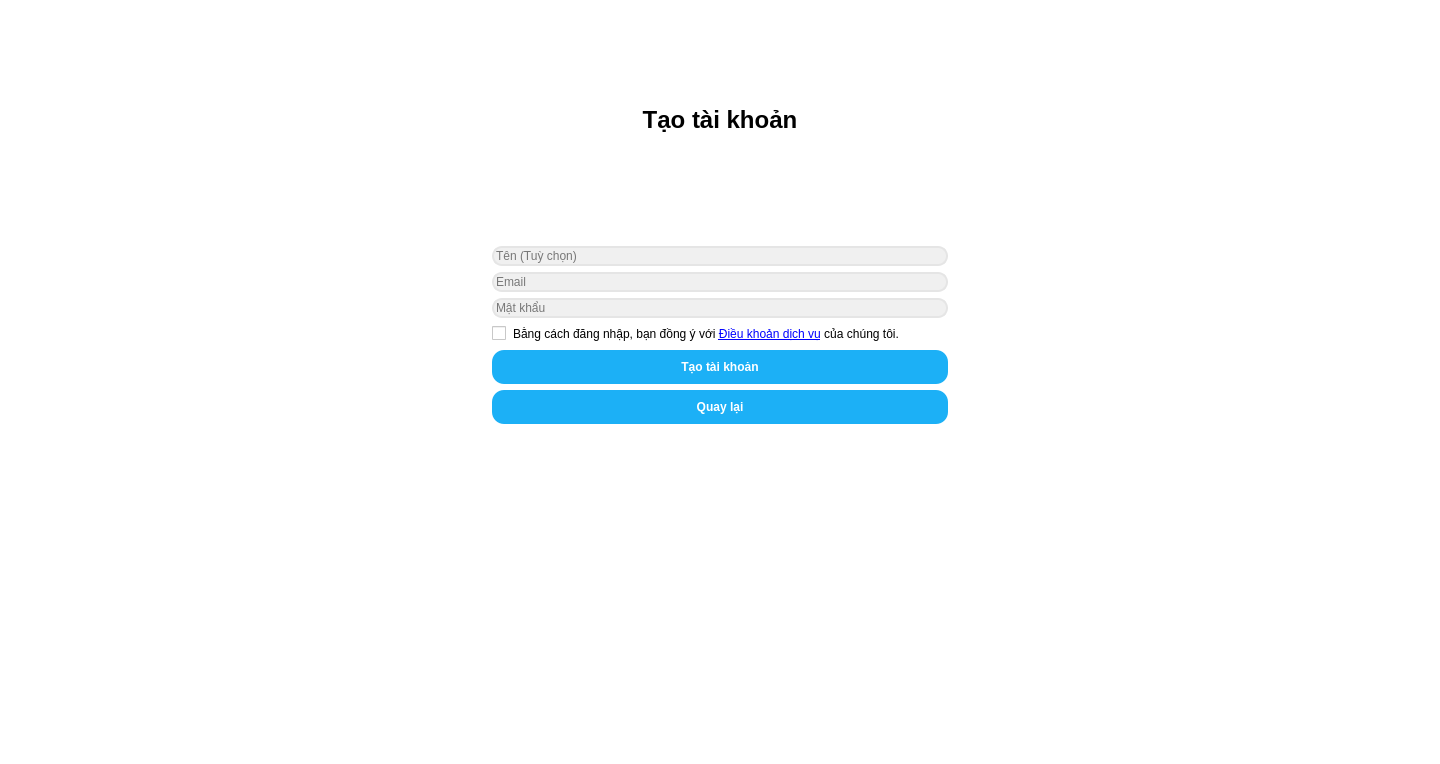
<?xml version="1.0" encoding="UTF-8"?>
<ui version="4.0">
 <class>MainWindow</class>
 <widget class="QMainWindow" name="MainWindow">
  <property name="geometry">
   <rect>
    <x>0</x>
    <y>0</y>
    <width>1440</width>
    <height>764</height>
   </rect>
  </property>
  <property name="windowTitle">
   <string>MainWindow</string>
  </property>
  <property name="styleSheet">
   <string notr="true"> background-color:rgb(255, 255, 255)</string>
  </property>
  <widget class="QWidget" name="centralwidget">
   <layout class="QGridLayout" name="gridLayout">
    <item row="1" column="0">
     <spacer name="horizontalSpacer">
      <property name="orientation">
       <enum>Qt::Horizontal</enum>
      </property>
      <property name="sizeHint" stdset="0">
       <size>
        <width>40</width>
        <height>20</height>
       </size>
      </property>
     </spacer>
    </item>
    <item row="2" column="1">
     <spacer name="verticalSpacer_3">
      <property name="orientation">
       <enum>Qt::Vertical</enum>
      </property>
      <property name="sizeType">
       <enum>QSizePolicy::Minimum</enum>
      </property>
      <property name="sizeHint" stdset="0">
       <size>
        <width>20</width>
        <height>300</height>
       </size>
      </property>
     </spacer>
    </item>
    <item row="1" column="2">
     <spacer name="horizontalSpacer_2">
      <property name="orientation">
       <enum>Qt::Horizontal</enum>
      </property>
      <property name="sizeHint" stdset="0">
       <size>
        <width>40</width>
        <height>20</height>
       </size>
      </property>
     </spacer>
    </item>
    <item row="0" column="1">
     <spacer name="verticalSpacer_5">
      <property name="orientation">
       <enum>Qt::Vertical</enum>
      </property>
      <property name="sizeHint" stdset="0">
       <size>
        <width>20</width>
        <height>40</height>
       </size>
      </property>
     </spacer>
    </item>
    <item row="1" column="1">
     <widget class="QStackedWidget" name="stackedWidget">
      <property name="currentIndex">
       <number>1</number>
      </property>
      <widget class="QWidget" name="page">
       <layout class="QVBoxLayout" name="verticalLayout_4">
        <item>
         <layout class="QVBoxLayout" name="verticalLayout_2">
          <item>
           <widget class="QLabel" name="label_3">
            <property name="font">
             <font>
              <pointsize>18</pointsize>
              <weight>75</weight>
              <bold>true</bold>
             </font>
            </property>
            <property name="text">
             <string>Bạn bao nhiêu tuổi</string>
            </property>
            <property name="alignment">
             <set>Qt::AlignCenter</set>
            </property>
           </widget>
          </item>
          <item alignment="Qt::AlignHCenter">
           <widget class="QLabel" name="concu_2">
            <property name="minimumSize">
             <size>
              <width>100</width>
              <height>100</height>
             </size>
            </property>
            <property name="maximumSize">
             <size>
              <width>100</width>
              <height>100</height>
             </size>
            </property>
            <property name="text">
             <string/>
            </property>
            <property name="pixmap">
             <pixmap>../../thư mục không có tiêu đề 2/Không có tiêu đề/picture/concu.jpg</pixmap>
            </property>
            <property name="scaledContents">
             <bool>true</bool>
            </property>
            <property name="alignment">
             <set>Qt::AlignCenter</set>
            </property>
           </widget>
          </item>
          <item>
           <widget class="QLineEdit" name="lineEdit_4">
            <property name="styleSheet">
             <string notr="true">background-color: #F0F0F0;border-radius: 10px; border: 2px solid #e5e5e5;
</string>
            </property>
            <property name="text">
             <string/>
            </property>
            <property name="placeholderText">
             <string>Tuổi</string>
            </property>
           </widget>
          </item>
          <item>
           <widget class="QLabel" name="label_4">
            <property name="text">
             <string>Hãy cho chúng tôi biết tuổi của bạn để có trải nghiệm học Duolingo phù hợp nhất. </string>
            </property>
           </widget>
          </item>
          <item>
           <widget class="QPushButton" name="pushButton_2">
            <property name="styleSheet">
             <string notr="true">QPushButton {
    background-color: #1cb0f6; /* Màu xanh Duolingo */
    color: white;
    font-weight: bold;
    border-radius: 12px; /* Bo góc */
    padding: 10px;
}
QPushButton:hover {
    background-color: #1899d6; /* Màu khi rê chuột vào */
}</string>
            </property>
            <property name="text">
             <string>Tiếp tục</string>
            </property>
           </widget>
          </item>
          <item>
           <widget class="QPushButton" name="pushButton">
            <property name="styleSheet">
             <string notr="true">QPushButton {
    background-color: #1cb0f6; /* Màu xanh Duolingo */
    color: white;
    font-weight: bold;
    border-radius: 12px; /* Bo góc */
    padding: 10px;
}
QPushButton:hover {
    background-color: #1899d6; /* Màu khi rê chuột vào */
}
</string>
            </property>
            <property name="text">
             <string>Quay lại</string>
            </property>
           </widget>
          </item>
         </layout>
        </item>
       </layout>
      </widget>
      <widget class="QWidget" name="page_2">
       <layout class="QVBoxLayout" name="verticalLayout_3">
        <item>
         <layout class="QVBoxLayout" name="verticalLayout">
          <item>
           <widget class="QLabel" name="label">
            <property name="font">
             <font>
              <pointsize>18</pointsize>
              <weight>75</weight>
              <bold>true</bold>
             </font>
            </property>
            <property name="text">
             <string>Tạo tài khoản</string>
            </property>
            <property name="alignment">
             <set>Qt::AlignCenter</set>
            </property>
           </widget>
          </item>
          <item alignment="Qt::AlignHCenter">
           <widget class="QLabel" name="concu">
            <property name="minimumSize">
             <size>
              <width>100</width>
              <height>100</height>
             </size>
            </property>
            <property name="maximumSize">
             <size>
              <width>100</width>
              <height>100</height>
             </size>
            </property>
            <property name="text">
             <string/>
            </property>
            <property name="pixmap">
             <pixmap>../assets/picture/concu.jpg</pixmap>
            </property>
            <property name="scaledContents">
             <bool>true</bool>
            </property>
            <property name="alignment">
             <set>Qt::AlignCenter</set>
            </property>
           </widget>
          </item>
          <item>
           <widget class="QLineEdit" name="lineEdit_user_dk">
            <property name="minimumSize">
             <size>
              <width>40</width>
              <height>0</height>
             </size>
            </property>
            <property name="maximumSize">
             <size>
              <width>16777215</width>
              <height>16777215</height>
             </size>
            </property>
            <property name="styleSheet">
             <string notr="true">background-color: #F0F0F0;border-radius: 10px; border: 2px solid #e5e5e5;
</string>
            </property>
            <property name="text">
             <string/>
            </property>
            <property name="placeholderText">
             <string>Tên (Tuỳ chọn)</string>
            </property>
           </widget>
          </item>
          <item>
           <widget class="QLineEdit" name="lineEdit_2">
            <property name="styleSheet">
             <string notr="true">background-color: #F0F0F0;border-radius: 10px; border: 2px solid #e5e5e5;
</string>
            </property>
            <property name="text">
             <string/>
            </property>
            <property name="placeholderText">
             <string>Email</string>
            </property>
           </widget>
          </item>
          <item>
           <widget class="QLineEdit" name="lineEdit_pass_dk">
            <property name="styleSheet">
             <string notr="true">background-color: #F0F0F0;border-radius: 10px; border: 2px solid #e5e5e5;

</string>
            </property>
            <property name="text">
             <string/>
            </property>
            <property name="echoMode">
             <enum>QLineEdit::Password</enum>
            </property>
            <property name="placeholderText">
             <string>Mật khẩu</string>
            </property>
           </widget>
          </item>
          <item>
           <layout class="QHBoxLayout" name="horizontalLayout_2">
            <item>
             <widget class="QCheckBox" name="checkBox">
              <property name="text">
               <string/>
              </property>
             </widget>
            </item>
            <item>
             <spacer name="horizontalSpacer_3">
              <property name="orientation">
               <enum>Qt::Horizontal</enum>
              </property>
              <property name="sizeType">
               <enum>QSizePolicy::Fixed</enum>
              </property>
              <property name="sizeHint" stdset="0">
               <size>
                <width>1</width>
                <height>20</height>
               </size>
              </property>
             </spacer>
            </item>
            <item>
             <widget class="QLabel" name="label_2">
              <property name="sizePolicy">
               <sizepolicy hsizetype="Expanding" vsizetype="Preferred">
                <horstretch>30</horstretch>
                <verstretch>0</verstretch>
               </sizepolicy>
              </property>
              <property name="font">
               <font>
                <kerning>true</kerning>
               </font>
              </property>
              <property name="text">
               <string>Bằng cách đăng nhập, bạn đồng ý với &lt;a href=&quot;mo_file_txt&quot;&gt;Điều khoản dịch vụ&lt;/a&gt; của chúng tôi.</string>
              </property>
              <property name="wordWrap">
               <bool>false</bool>
              </property>
             </widget>
            </item>
           </layout>
          </item>
          <item>
           <widget class="QPushButton" name="pushButton_3">
            <property name="styleSheet">
             <string notr="true">QPushButton {
    background-color: #1cb0f6; /* Màu xanh Duolingo */
    color: white;
    font-weight: bold;
    border-radius: 12px; /* Bo góc */
    padding: 10px;
}
QPushButton:hover {
    background-color: #1899d6; /* Màu khi rê chuột vào */
}</string>
            </property>
            <property name="text">
             <string>Tạo tài khoản</string>
            </property>
           </widget>
          </item>
          <item>
           <widget class="QPushButton" name="btn_quay_lai_2">
            <property name="styleSheet">
             <string notr="true">QPushButton {
    background-color: #1cb0f6; /* Màu xanh Duolingo */
    color: white;
    font-weight: bold;
    border-radius: 12px; /* Bo góc */
    padding: 10px;
}
QPushButton:hover {
    background-color: #1899d6; /* Màu khi rê chuột vào */
}</string>
            </property>
            <property name="text">
             <string>Quay lại</string>
            </property>
           </widget>
          </item>
         </layout>
        </item>
       </layout>
      </widget>
     </widget>
    </item>
   </layout>
  </widget>
  <widget class="QStatusBar" name="statusbar"/>
 </widget>
 <resources/>
 <connections/>
</ui>
